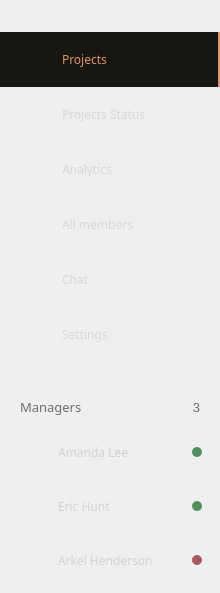
     <widget class="QFrame" name="frame">
      <property name="minimumSize">
       <size>
        <width>220</width>
        <height>0</height>
       </size>
      </property>
      <property name="maximumSize">
       <size>
        <width>200</width>
        <height>16777208</height>
       </size>
      </property>
      <property name="sizeIncrement">
       <size>
        <width>0</width>
        <height>0</height>
       </size>
      </property>
      <property name="styleSheet">
       <string notr="true">border-right: 2 solid #1f1f2b;</string>
      </property>
      <property name="frameShape">
       <enum>QFrame::NoFrame</enum>
      </property>
      <property name="frameShadow">
       <enum>QFrame::Raised</enum>
      </property>
      <layout class="QVBoxLayout" name="verticalLayout">
       <property name="spacing">
        <number>0</number>
       </property>
       <property name="leftMargin">
        <number>0</number>
       </property>
       <property name="topMargin">
        <number>0</number>
       </property>
       <property name="rightMargin">
        <number>0</number>
       </property>
       <property name="bottomMargin">
        <number>0</number>
       </property>
       <item>
        <widget class="QFrame" name="frame_3">
         <property name="maximumSize">
          <size>
           <width>16777215</width>
           <height>80</height>
          </size>
         </property>
         <property name="styleSheet">
          <string notr="true">border-bottom: 2 solid #1f1f2b;</string>
         </property>
         <property name="frameShape">
          <enum>QFrame::NoFrame</enum>
         </property>
         <property name="frameShadow">
          <enum>QFrame::Raised</enum>
         </property>
         <layout class="QHBoxLayout" name="horizontalLayout_31">
          <property name="spacing">
           <number>15</number>
          </property>
          <property name="leftMargin">
           <number>20</number>
          </property>
          <item>
           <widget class="QLabel" name="label_32">
            <property name="maximumSize">
             <size>
              <width>25</width>
              <height>25</height>
             </size>
            </property>
            <property name="styleSheet">
             <string notr="true">border: none;</string>
            </property>
            <property name="text">
             <string/>
            </property>
            <property name="pixmap">
             <pixmap>../../PicoSoft-project/icons/Asset 3 1.png</pixmap>
            </property>
            <property name="alignment">
             <set>Qt::AlignCenter</set>
            </property>
           </widget>
          </item>
          <item>
           <widget class="QLabel" name="label_39">
            <property name="maximumSize">
             <size>
              <width>16777215</width>
              <height>25</height>
             </size>
            </property>
            <property name="styleSheet">
             <string notr="true">border: none;</string>
            </property>
            <property name="text">
             <string/>
            </property>
            <property name="pixmap">
             <pixmap>../../PicoSoft-project/icons/Asset 4 1.png</pixmap>
            </property>
           </widget>
          </item>
         </layout>
        </widget>
       </item>
       <item>
        <widget class="QFrame" name="frame_4">
         <property name="frameShape">
          <enum>QFrame::NoFrame</enum>
         </property>
         <property name="frameShadow">
          <enum>QFrame::Raised</enum>
         </property>
         <layout class="QGridLayout" name="gridLayout_2">
          <property name="leftMargin">
           <number>0</number>
          </property>
          <property name="topMargin">
           <number>0</number>
          </property>
          <property name="rightMargin">
           <number>0</number>
          </property>
          <property name="bottomMargin">
           <number>0</number>
          </property>
          <property name="horizontalSpacing">
           <number>0</number>
          </property>
          <property name="verticalSpacing">
           <number>9</number>
          </property>
          <item row="0" column="0" alignment="Qt::AlignTop">
           <widget class="QFrame" name="frame_34">
            <property name="frameShape">
             <enum>QFrame::NoFrame</enum>
            </property>
            <property name="frameShadow">
             <enum>QFrame::Raised</enum>
            </property>
            <layout class="QVBoxLayout" name="verticalLayout_8">
             <property name="spacing">
              <number>0</number>
             </property>
             <property name="leftMargin">
              <number>0</number>
             </property>
             <property name="topMargin">
              <number>0</number>
             </property>
             <property name="rightMargin">
              <number>0</number>
             </property>
             <property name="bottomMargin">
              <number>0</number>
             </property>
             <item>
              <widget class="QPushButton" name="pushButton">
               <property name="minimumSize">
                <size>
                 <width>0</width>
                 <height>55</height>
                </size>
               </property>
               <property name="font">
                <font>
                 <family>Poppins</family>
                </font>
               </property>
               <property name="cursor">
                <cursorShape>PointingHandCursor</cursorShape>
               </property>
               <property name="styleSheet">
                <string notr="true">background-color: #171611;
border: none;
color: #d1d3d2;
border-right: 2px solid #dd936d;
color: #dd936d;
background-image: url(icons/projects-icon-hover.png);
background-position: left;
background-repeat: no-repeat;
border-left: 22px solid transparent;
text-align: left;
padding-left: 40px;</string>
               </property>
               <property name="text">
                <string>Projects</string>
               </property>
              </widget>
             </item>
             <item>
              <widget class="QPushButton" name="pushButton_2">
               <property name="minimumSize">
                <size>
                 <width>0</width>
                 <height>55</height>
                </size>
               </property>
               <property name="font">
                <font>
                 <family>Poppins</family>
                </font>
               </property>
               <property name="cursor">
                <cursorShape>PointingHandCursor</cursorShape>
               </property>
               <property name="styleSheet">
                <string notr="true">background: transparent;
border: none;
color: #d1d3d2;
background-image: url(icons/projects-status-icon.png);
background-position: left;
background-repeat: no-repeat;
border: 10px;
border: solid 0px; 
border-left: 22px solid transparent;
color: rgb(215, 215, 215);
text-align: left;
padding-left: 40px;</string>
               </property>
               <property name="text">
                <string>Projects Status</string>
               </property>
              </widget>
             </item>
             <item>
              <widget class="QPushButton" name="pushButton_3">
               <property name="minimumSize">
                <size>
                 <width>0</width>
                 <height>55</height>
                </size>
               </property>
               <property name="font">
                <font>
                 <family>Poppins</family>
                </font>
               </property>
               <property name="cursor">
                <cursorShape>PointingHandCursor</cursorShape>
               </property>
               <property name="styleSheet">
                <string notr="true">background: transparent;
border: none;
color: #d1d3d2;
background-image: url(icons/analytics-icon.png);
background-position: left;
background-repeat: no-repeat;
border: 10px;
border: solid 0px; 
border-left: 22px solid transparent;
color: rgb(215, 215, 215);
text-align: left;
padding-left: 40px;</string>
               </property>
               <property name="text">
                <string>Analytics</string>
               </property>
              </widget>
             </item>
             <item>
              <widget class="QPushButton" name="pushButton_4">
               <property name="minimumSize">
                <size>
                 <width>0</width>
                 <height>55</height>
                </size>
               </property>
               <property name="font">
                <font>
                 <family>Poppins</family>
                </font>
               </property>
               <property name="cursor">
                <cursorShape>PointingHandCursor</cursorShape>
               </property>
               <property name="styleSheet">
                <string notr="true">background: transparent;
border: none;
color: #d1d3d2;
background-image: url(icons/all-members.png);
background-position: left;
background-repeat: no-repeat;
border: 10px;
border: solid 0px; 
border-left: 22px solid transparent;
color: rgb(215, 215, 215);
text-align: left;
padding-left: 40px;</string>
               </property>
               <property name="text">
                <string>All members</string>
               </property>
              </widget>
             </item>
             <item>
              <widget class="QPushButton" name="pushButton_5">
               <property name="minimumSize">
                <size>
                 <width>0</width>
                 <height>55</height>
                </size>
               </property>
               <property name="font">
                <font>
                 <family>Poppins</family>
                </font>
               </property>
               <property name="cursor">
                <cursorShape>PointingHandCursor</cursorShape>
               </property>
               <property name="styleSheet">
                <string notr="true">background: transparent;
border: none;
color: #d1d3d2;
background-image: url(icons/chat-icon.png);
background-position: left;
background-repeat: no-repeat;
border: 10px;
border: solid 0px; 
border-left: 22px solid transparent;
color: rgb(215, 215, 215);
text-align: left;
padding-left: 40px;</string>
               </property>
               <property name="text">
                <string>Chat</string>
               </property>
              </widget>
             </item>
             <item>
              <widget class="QPushButton" name="pushButton_6">
               <property name="minimumSize">
                <size>
                 <width>0</width>
                 <height>55</height>
                </size>
               </property>
               <property name="font">
                <font>
                 <family>Poppins</family>
                </font>
               </property>
               <property name="cursor">
                <cursorShape>PointingHandCursor</cursorShape>
               </property>
               <property name="styleSheet">
                <string notr="true">background: transparent;
border: none;
color: #d1d3d2;
background-image: url(icons/settings-icon.png);
background-position: left;
background-repeat: no-repeat;
border: 10px;
border: solid 0px; 
border-left: 22px solid transparent;
color: rgb(215, 215, 215);
text-align: left;
padding-left: 40px;</string>
               </property>
               <property name="text">
                <string>Settings</string>
               </property>
              </widget>
             </item>
            </layout>
           </widget>
          </item>
         </layout>
        </widget>
       </item>
       <item>
        <widget class="QFrame" name="frame_5">
         <property name="frameShape">
          <enum>QFrame::NoFrame</enum>
         </property>
         <property name="frameShadow">
          <enum>QFrame::Raised</enum>
         </property>
         <layout class="QGridLayout" name="gridLayout_4">
          <property name="leftMargin">
           <number>0</number>
          </property>
          <property name="topMargin">
           <number>0</number>
          </property>
          <property name="rightMargin">
           <number>0</number>
          </property>
          <property name="bottomMargin">
           <number>0</number>
          </property>
          <property name="spacing">
           <number>0</number>
          </property>
          <item row="0" column="0" alignment="Qt::AlignTop">
           <widget class="QFrame" name="frame_52">
            <property name="minimumSize">
             <size>
              <width>0</width>
              <height>0</height>
             </size>
            </property>
            <property name="frameShape">
             <enum>QFrame::NoFrame</enum>
            </property>
            <property name="frameShadow">
             <enum>QFrame::Raised</enum>
            </property>
            <layout class="QVBoxLayout" name="verticalLayout_15">
             <property name="leftMargin">
              <number>0</number>
             </property>
             <property name="topMargin">
              <number>30</number>
             </property>
             <property name="rightMargin">
              <number>0</number>
             </property>
             <item>
              <widget class="QFrame" name="frame_51">
               <property name="minimumSize">
                <size>
                 <width>0</width>
                 <height>30</height>
                </size>
               </property>
               <property name="maximumSize">
                <size>
                 <width>16777215</width>
                 <height>30</height>
                </size>
               </property>
               <property name="font">
                <font>
                 <family>Poppins</family>
                 <pointsize>10</pointsize>
                </font>
               </property>
               <property name="styleSheet">
                <string notr="true">border-bottom: 2 solid #1f1f2b;</string>
               </property>
               <property name="frameShape">
                <enum>QFrame::NoFrame</enum>
               </property>
               <property name="frameShadow">
                <enum>QFrame::Raised</enum>
               </property>
               <layout class="QHBoxLayout" name="horizontalLayout_24">
                <property name="spacing">
                 <number>0</number>
                </property>
                <property name="leftMargin">
                 <number>20</number>
                </property>
                <property name="topMargin">
                 <number>0</number>
                </property>
                <property name="rightMargin">
                 <number>20</number>
                </property>
                <property name="bottomMargin">
                 <number>0</number>
                </property>
                <item>
                 <widget class="QLabel" name="label_23">
                  <property name="font">
                   <font>
                    <family>Poppins</family>
                    <pointsize>10</pointsize>
                   </font>
                  </property>
                  <property name="styleSheet">
                   <string notr="true">color: #6e6f74;
border-right: none;</string>
                  </property>
                  <property name="text">
                   <string>Managers</string>
                  </property>
                 </widget>
                </item>
                <item>
                 <widget class="QLabel" name="label_24">
                  <property name="font">
                   <font>
                    <pointsize>10</pointsize>
                   </font>
                  </property>
                  <property name="styleSheet">
                   <string notr="true">color: #6e6f74;
border-right: none;</string>
                  </property>
                  <property name="text">
                   <string>3</string>
                  </property>
                  <property name="alignment">
                   <set>Qt::AlignRight|Qt::AlignTrailing|Qt::AlignVCenter</set>
                  </property>
                 </widget>
                </item>
               </layout>
              </widget>
             </item>
             <item>
              <widget class="QFrame" name="frame_55">
               <property name="minimumSize">
                <size>
                 <width>0</width>
                 <height>40</height>
                </size>
               </property>
               <property name="styleSheet">
                <string notr="true"/>
               </property>
               <property name="frameShape">
                <enum>QFrame::NoFrame</enum>
               </property>
               <property name="frameShadow">
                <enum>QFrame::Raised</enum>
               </property>
               <layout class="QHBoxLayout" name="horizontalLayout_26">
                <property name="spacing">
                 <number>10</number>
                </property>
                <property name="leftMargin">
                 <number>18</number>
                </property>
                <property name="rightMargin">
                 <number>18</number>
                </property>
                <item>
                 <widget class="AvatarLabel" name="label_27">
                  <property name="minimumSize">
                   <size>
                    <width>30</width>
                    <height>30</height>
                   </size>
                  </property>
                  <property name="maximumSize">
                   <size>
                    <width>30</width>
                    <height>30</height>
                   </size>
                  </property>
                  <property name="styleSheet">
                   <string notr="true">border: none;</string>
                  </property>
                  <property name="text">
                   <string/>
                  </property>
                 </widget>
                </item>
                <item>
                 <widget class="QLabel" name="label_28">
                  <property name="font">
                   <font>
                    <family>Poppins</family>
                   </font>
                  </property>
                  <property name="styleSheet">
                   <string notr="true">border: none;
color: #d1d3d2;</string>
                  </property>
                  <property name="text">
                   <string>Amanda Lee</string>
                  </property>
                 </widget>
                </item>
                <item>
                 <widget class="QLabel" name="label_29">
                  <property name="minimumSize">
                   <size>
                    <width>10</width>
                    <height>10</height>
                   </size>
                  </property>
                  <property name="maximumSize">
                   <size>
                    <width>10</width>
                    <height>10</height>
                   </size>
                  </property>
                  <property name="styleSheet">
                   <string notr="true">border: none;
border-radius: 5px;
background-color: #528e5b;</string>
                  </property>
                  <property name="text">
                   <string/>
                  </property>
                 </widget>
                </item>
               </layout>
              </widget>
             </item>
             <item>
              <widget class="QFrame" name="frame_56">
               <property name="minimumSize">
                <size>
                 <width>0</width>
                 <height>40</height>
                </size>
               </property>
               <property name="styleSheet">
                <string notr="true"/>
               </property>
               <property name="frameShape">
                <enum>QFrame::NoFrame</enum>
               </property>
               <property name="frameShadow">
                <enum>QFrame::Raised</enum>
               </property>
               <layout class="QHBoxLayout" name="horizontalLayout_28">
                <property name="spacing">
                 <number>10</number>
                </property>
                <property name="leftMargin">
                 <number>18</number>
                </property>
                <property name="rightMargin">
                 <number>18</number>
                </property>
                <item>
                 <widget class="AvatarLabel" name="label_33">
                  <property name="minimumSize">
                   <size>
                    <width>30</width>
                    <height>30</height>
                   </size>
                  </property>
                  <property name="maximumSize">
                   <size>
                    <width>30</width>
                    <height>30</height>
                   </size>
                  </property>
                  <property name="styleSheet">
                   <string notr="true">border: none;</string>
                  </property>
                  <property name="text">
                   <string/>
                  </property>
                 </widget>
                </item>
                <item>
                 <widget class="QLabel" name="label_34">
                  <property name="font">
                   <font>
                    <family>Poppins</family>
                   </font>
                  </property>
                  <property name="styleSheet">
                   <string notr="true">border: none;
color: #d1d3d2;</string>
                  </property>
                  <property name="text">
                   <string>Eric Hunt</string>
                  </property>
                 </widget>
                </item>
                <item>
                 <widget class="QLabel" name="label_35">
                  <property name="minimumSize">
                   <size>
                    <width>10</width>
                    <height>10</height>
                   </size>
                  </property>
                  <property name="maximumSize">
                   <size>
                    <width>10</width>
                    <height>10</height>
                   </size>
                  </property>
                  <property name="styleSheet">
                   <string notr="true">border: none;
border-radius: 5px;
background-color: #528e5b;</string>
                  </property>
                  <property name="text">
                   <string/>
                  </property>
                 </widget>
                </item>
               </layout>
              </widget>
             </item>
             <item>
              <widget class="QFrame" name="frame_57">
               <property name="minimumSize">
                <size>
                 <width>0</width>
                 <height>40</height>
                </size>
               </property>
               <property name="styleSheet">
                <string notr="true"/>
               </property>
               <property name="frameShape">
                <enum>QFrame::NoFrame</enum>
               </property>
               <property name="frameShadow">
                <enum>QFrame::Raised</enum>
               </property>
               <layout class="QHBoxLayout" name="horizontalLayout_29">
                <property name="spacing">
                 <number>10</number>
                </property>
                <property name="leftMargin">
                 <number>18</number>
                </property>
                <property name="rightMargin">
                 <number>18</number>
                </property>
                <item>
                 <widget class="AvatarLabel" name="label_36">
                  <property name="minimumSize">
                   <size>
                    <width>30</width>
                    <height>30</height>
                   </size>
                  </property>
                  <property name="maximumSize">
                   <size>
                    <width>30</width>
                    <height>30</height>
                   </size>
                  </property>
                  <property name="styleSheet">
                   <string notr="true">border: none;</string>
                  </property>
                  <property name="text">
                   <string/>
                  </property>
                 </widget>
                </item>
                <item>
                 <widget class="QLabel" name="label_37">
                  <property name="font">
                   <font>
                    <family>Poppins</family>
                   </font>
                  </property>
                  <property name="styleSheet">
                   <string notr="true">border: none;
color: #d1d3d2;</string>
                  </property>
                  <property name="text">
                   <string>Arkel Henderson</string>
                  </property>
                 </widget>
                </item>
                <item>
                 <widget class="QLabel" name="label_38">
                  <property name="minimumSize">
                   <size>
                    <width>10</width>
                    <height>10</height>
                   </size>
                  </property>
                  <property name="maximumSize">
                   <size>
                    <width>10</width>
                    <height>10</height>
                   </size>
                  </property>
                  <property name="styleSheet">
                   <string notr="true">border: none;
border-radius: 5px;
background-color: #a95860;</string>
                  </property>
                  <property name="text">
                   <string/>
                  </property>
                 </widget>
                </item>
               </layout>
              </widget>
             </item>
            </layout>
           </widget>
          </item>
         </layout>
        </widget>
       </item>
      </layout>
     </widget>
